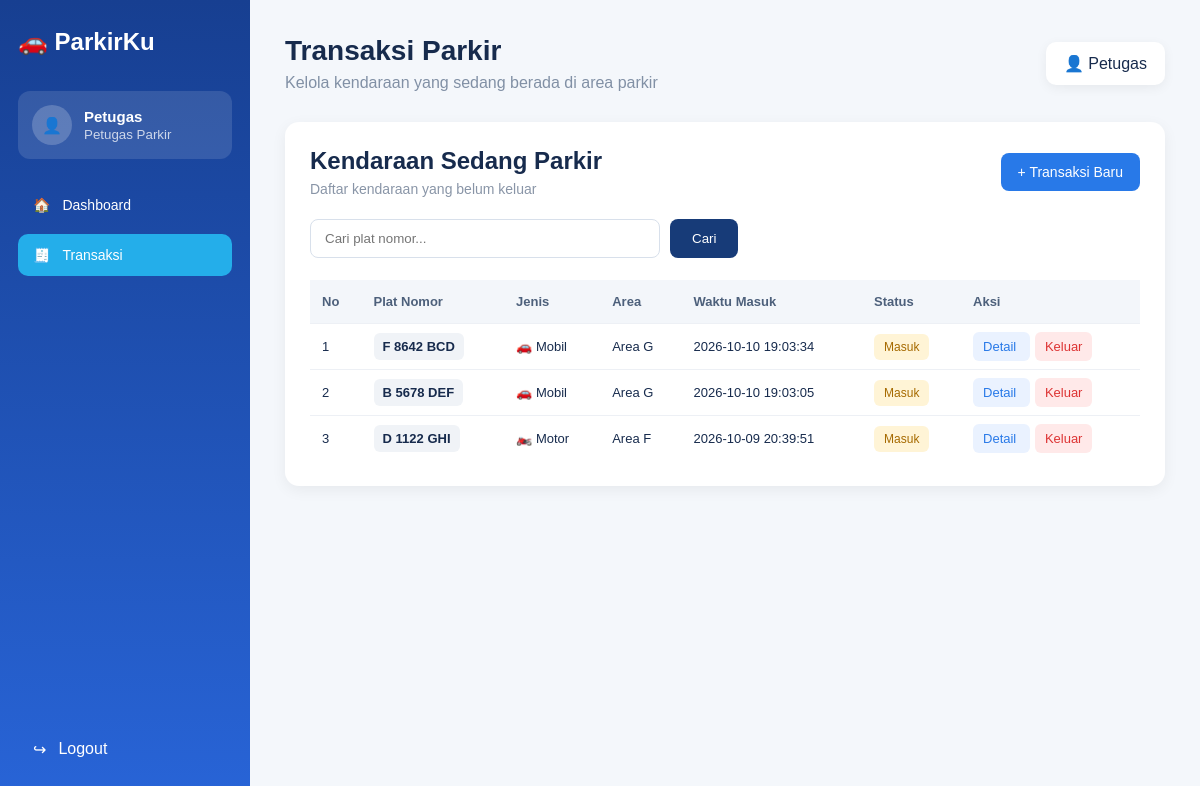
Page /view/transaksi.php (signed in) on the committed database.
### tables this page shows
CREATE TABLE `tb_transaksi` (
  `id_parkir` int NOT NULL,
  `id_kendaraan` int NOT NULL,
  `waktu_masuk` datetime NOT NULL,
  `waktu_keluar` datetime DEFAULT NULL,
  `id_tarif` int NOT NULL,
  `durasi_jam` int DEFAULT '0',
  `biaya_total` decimal(10,0) DEFAULT '0',
  `status` enum('masuk','keluar') DEFAULT 'masuk',
  `id_user` int DEFAULT NULL,
  `id_area` int NOT NULL
);

CREATE TABLE `tb_kendaraan` (
  `id_kendaraan` int NOT NULL,
  `plat_nomor` varchar(15) NOT NULL,
  `jenis_kendaraan` varchar(20) NOT NULL,
  `warna` varchar(20) NOT NULL,
  `pemilik` varchar(100) NOT NULL,
  `id_user` int NOT NULL,
  `status_kendaraan` enum('aktif','nonaktif') NOT NULL DEFAULT 'aktif'
);

CREATE TABLE `tb_area_parkir` (
  `id_area` int NOT NULL,
  `nama_area` varchar(50) NOT NULL,
  `kapasitas` int NOT NULL,
  `terisi` int DEFAULT '0',
  `status_area` enum('aktif','nonaktif') NOT NULL DEFAULT 'aktif'
);

### view/transaksi.php (the view, shortened to what this page needs)
<?php
include "../model/m_koneksi.php";
$query = mysqli_query(
    $conn,
    "SELECT
        t.id_parkir,
        t.id_kendaraan,
        t.waktu_masuk,
        t.status,
        t.id_user,
        t.id_area,
        k.plat_nomor,
        k.jenis_kendaraan,
        k.warna,
        a.nama_area
    FROM tb_transaksi t
    LEFT JOIN tb_kendaraan k
        ON t.id_kendaraan = k.id_kendaraan
    LEFT JOIN tb_area_parkir a
        ON t.id_area = a.id_area
    WHERE t.status = 'masuk'
    ORDER BY t.id_parkir DESC"
);
$data_transaksi = [];
while ($row = mysqli_fetch_assoc($query)) {
    $data_transaksi[] = $row;
}
?>
<!DOCTYPE html>
<html lang="id">
<head>
    <link
        rel="stylesheet"
        href="../asset/transaksi.css"
    >
</head>
<body>
<aside class="sidebar">
    <div class="logo">
        🚗 <span>ParkirKu</span>
    </div>
    <div class="admin">
        <div class="avatar">
            👤
        </div>
        <div>
            <strong>Petugas</strong>
            <small>
                Petugas Parkir
            </small>
        </div>
    </div>
    <nav>
        <a href="dasboard_petugas.php">
            🏠
            <span>Dashboard</span>
        </a>
        <a
            href="transaksi.php"
            class="active"
        >
            🧾
            <span>Transaksi</span>
        </a>
    </nav>
    <a
        href="../controller/c_logout.php"
        class="logout"
    >
        ↪
        <span>Logout</span>
    </a>
</aside>
<main class="main">
    <header class="header">
        <div>
            <h1>
                Transaksi Parkir
            </h1>
            <p>
                Kelola kendaraan yang sedang berada di area parkir
            </p>
        </div>
        <div class="profile">
            👤 Petugas
        </div>
    </header>
    <section class="card">
        <div class="card-header">
            <div>
                <h2>
                    Kendaraan Sedang Parkir
                </h2>
                <p>
                    Daftar kendaraan yang belum keluar
                </p>
            </div>
            <a
                href="tambah_transaksi.php"
                class="btn-add"
            >
                + Transaksi Baru
            </a>
        </div>
        <div class="search">
            <input
                type="text"
                id="searchInput"
                placeholder="Cari plat nomor..."
            >
            <button
                type="button"
                onclick="cariPlat()"
            >
                Cari
            </button>
        </div>
        <div class="table-wrapper">
            <table id="tabelTransaksi">
                <thead>
                    <tr>
                        <th>No</th>
                        <th>Plat Nomor</th>
                        <th>Jenis</th>
                        <th>Area</th>
                        <th>Waktu Masuk</th>
                        <th>Status</th>
                        <th>Aksi</th>
                    </tr>
                </thead>
                <tbody>
                <?php if (count($data_transaksi) > 0): ?>
                    <?php $no = 1; ?>
                    <?php foreach ($data_transaksi as $transaksi): ?>
                        <tr>
                            <td>
                                <?= $no++; ?>
                            </td>
                            <td>
                                <span class="plat">
                                    <?= htmlspecialchars(
                                        $transaksi['plat_nomor'] ?? '-'
                                    ); ?>
                                </span>
                            </td>
                            <td>
                                <?php
                                if (
                                    $transaksi['jenis_kendaraan'] == 'motor'
                                ) {
                                    echo "🏍️ Motor";
                                } elseif (
                                    $transaksi['jenis_kendaraan'] == 'mobil'
                                ) {
                                    echo "🚗 Mobil";
                                } else {
                                    echo "🚙 Lainnya";
                                }
                                ?>
                            </td>
                            <td>
                                <?= htmlspecialchars(
                                    $transaksi['nama_area'] ?? '-'
                                ); ?>
                            </td>
                            <td>
                                <?= htmlspecialchars(
                                    $transaksi['waktu_masuk'] ?? '-'
                                ); ?>
                            </td>
                            <td>
                                <span class="status masuk">
                                    Masuk
                                </span>
                            </td>
                            <td>
                                <a
                                    href="detail_transaksi.php?id_parkir=<?= $transaksi['id_parkir']; ?>"
                                    class="detail"
                                >
                                    Detail
                                </a>
                                <a
                                    href="../controller/c_transaksi.php?aksi=keluar&id_parkir=<?= $transaksi['id_parkir']; ?>"
                                    class="keluar-btn"
                                    onclick="return confirm('Kendaraan ini akan dicatat keluar. Lanjutkan?');"
                                >
                                    Keluar
                                </a>
                            </td>
                        </tr>
                    <?php endforeach; ?>
                <?php endif; ?>
                </tbody>
            </table>
        </div>
    </section>
</main>
</body>
</html>

### asset/transaksi.css (style rules this page uses)
* { margin: 0; padding: 0; box-sizing: border-box; }
body { font-family: Arial, sans-serif; background: #f4f7fb; color: #172b4d; }
.sidebar { position: fixed; left: 0; top: 0; width: 250px; height: 100vh; background: linear-gradient( 180deg, #173f91, #2864d7 ); color: white; padding: 28px 18px; display: flex; flex-direction: column; }
.logo { font-size: 24px; font-weight: bold; margin-bottom: 35px; }
.admin { display: flex; align-items: center; gap: 12px; background: rgba(255,255,255,0.12); padding: 14px; border-radius: 12px; margin-bottom: 25px; }
.avatar { width: 40px; height: 40px; background: rgba(255,255,255,0.2); border-radius: 50%; display: flex; align-items: center; justify-content: center; }
.admin strong { display: block; font-size: 15px; }
.admin small { opacity: .75; }
nav { display: flex; flex-direction: column; gap: 8px; }
nav a { color: white; text-decoration: none; padding: 13px 15px; border-radius: 10px; display: flex; align-items: center; gap: 12px; font-size: 14px; }
nav a:hover, nav a.active { background: #24aeea; }
.logout { margin-top: auto; color: white; text-decoration: none; padding: 13px 15px; display: flex; gap: 12px; }
.main { margin-left: 250px; padding: 35px; }
.header { display: flex; justify-content: space-between; align-items: center; margin-bottom: 30px; }
.header h1 { font-size: 28px; margin-bottom: 7px; }
.header p { color: #8190a5; }
.profile { background: white; padding: 12px 18px; border-radius: 10px; box-shadow: 0 3px 12px rgba(0,0,0,.06); }
.card { background: white; border-radius: 14px; padding: 25px; box-shadow: 0 4px 15px rgba(0,0,0,.06); }
.card-header { display: flex; justify-content: space-between; align-items: center; margin-bottom: 22px; }
.card-header h2 { margin-bottom: 6px; }
.card-header p { color: #8995a7; font-size: 14px; }
.btn-add { background: #2879e8; color: white; text-decoration: none; padding: 11px 17px; border-radius: 8px; font-size: 14px; }
.search { display: flex; gap: 10px; margin-bottom: 22px; }
.search input { width: 350px; padding: 11px 14px; border: 1px solid #d8e0eb; border-radius: 8px; outline: none; }
.search button { background: #173b78; color: white; border: none; padding: 0 22px; border-radius: 8px; cursor: pointer; }
.table-wrapper { overflow-x: auto; }
table { width: 100%; border-collapse: collapse; font-size: 13px; }
thead { background: #f3f6fa; }
th { padding: 14px 12px; text-align: left; color: #4d607b; white-space: nowrap; }
td { padding: 15px 12px; border-top: 1px solid #edf0f5; white-space: nowrap; }
.plat { background: #f0f3f7; padding: 6px 9px; border-radius: 6px; font-weight: bold; }
.status { padding: 6px 10px; border-radius: 6px; font-size: 12px; }
.status.masuk { background: #fff4d6; color: #a66a00; }
.detail { text-decoration: none; background: #eaf2ff; color: #2879e8; padding: 7px 10px; border-radius: 6px; margin-right: 5px; }
.keluar-btn { text-decoration: none; background: #ffe9e9; color: #d33; padding: 7px 10px; border-radius: 6px; }

### rows in the picture
tb_transaksi: id_kendaraan.plat_nomor "F 8642 BCD", shows "🚗 Mobil", id_area.nama_area "Area G", waktu_masuk "2026-10-10 19:03:34"
tb_transaksi: id_kendaraan.plat_nomor "B 5678 DEF", shows "🚗 Mobil", id_area.nama_area "Area G", waktu_masuk "2026-10-10 19:03:05"
tb_transaksi: id_kendaraan.plat_nomor "D 1122 GHI", shows "🏍️ Motor", id_area.nama_area "Area F", waktu_masuk "2026-10-09 20:39:51"
